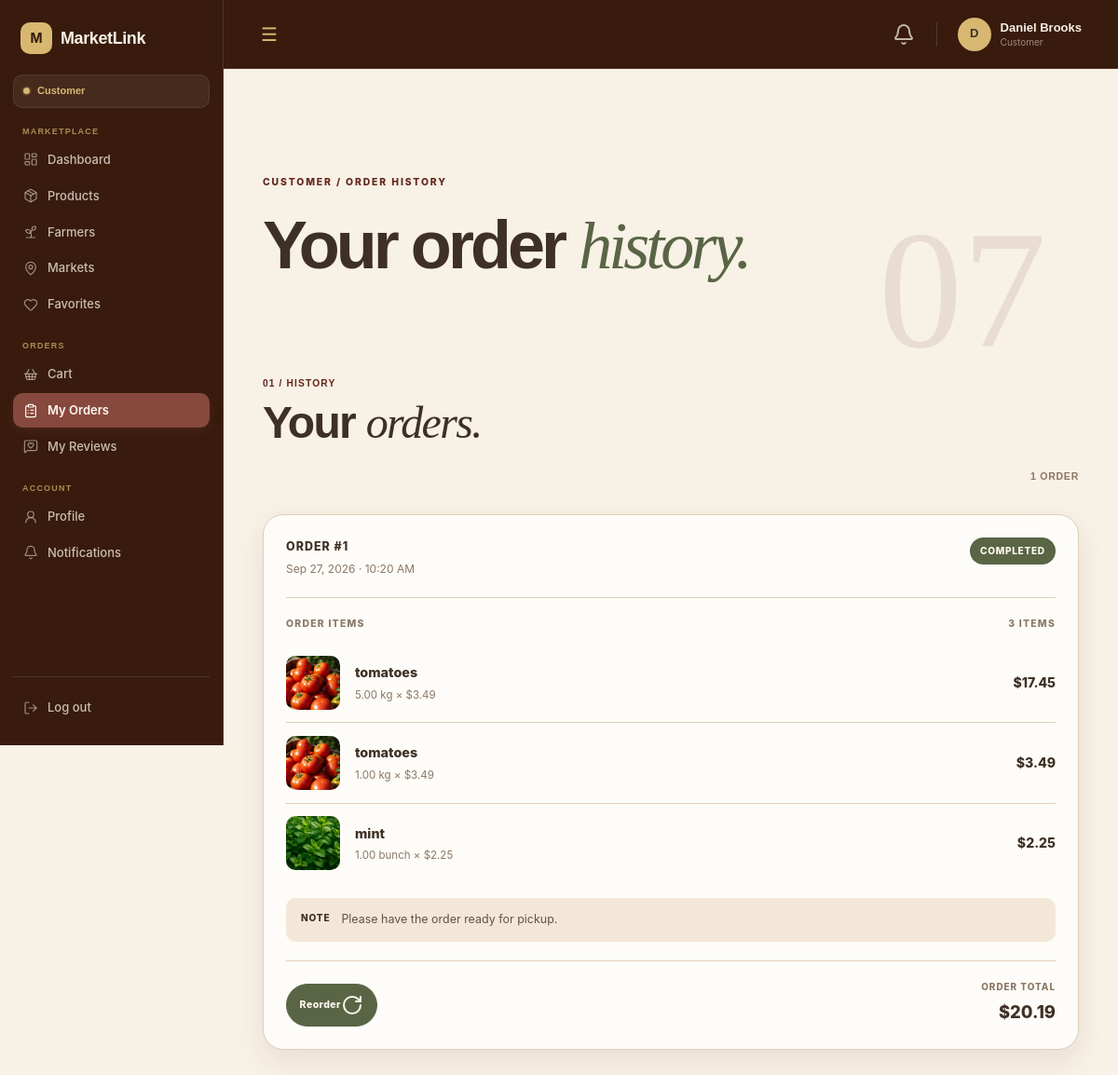
Screenshot of /customer/orders.php (signed in) with the database file from the repository.
### tables this page shows
CREATE TABLE `orders` (
  `id` int(10) UNSIGNED NOT NULL,
  `customer_id` int(10) UNSIGNED NOT NULL,
  `farmer_id` int(10) UNSIGNED NOT NULL,
  `market_id` int(10) UNSIGNED NOT NULL,
  `pickup_slot_id` int(10) UNSIGNED NOT NULL,
  `pickup_date` date DEFAULT NULL,
  `status` enum('pending','accepted','preparing','ready','completed','cancelled') NOT NULL DEFAULT 'pending',
  `subtotal` decimal(10,2) NOT NULL DEFAULT 0.00,
  `notes` text DEFAULT NULL,
  `created_at` timestamp NOT NULL DEFAULT current_timestamp(),
  `updated_at` timestamp NOT NULL DEFAULT current_timestamp() ON UPDATE current_timestamp()
);

CREATE TABLE `order_items` (
  `id` int(10) UNSIGNED NOT NULL,
  `order_id` int(10) UNSIGNED NOT NULL,
  `product_id` int(10) UNSIGNED NOT NULL,
  `quantity` decimal(10,2) NOT NULL,
  `unit_price` decimal(10,2) NOT NULL,
  `subtotal` decimal(10,2) NOT NULL
);

CREATE TABLE `products` (
  `id` int(10) UNSIGNED NOT NULL,
  `farmer_id` int(10) UNSIGNED NOT NULL,
  `category_id` int(10) UNSIGNED NOT NULL,
  `name` varchar(150) NOT NULL,
  `description` text DEFAULT NULL,
  `price` decimal(10,2) NOT NULL,
  `unit` varchar(50) NOT NULL,
  `stock_quantity` decimal(10,2) NOT NULL DEFAULT 0.00,
  `image` varchar(255) DEFAULT NULL,
  `is_available` tinyint(1) NOT NULL DEFAULT 1,
  `moderation_status` enum('pending','approved','rejected') NOT NULL DEFAULT 'approved',
  `moderation_reason` text DEFAULT NULL,
  `created_at` timestamp NOT NULL DEFAULT current_timestamp(),
  `updated_at` timestamp NOT NULL DEFAULT current_timestamp() ON UPDATE current_timestamp()
);

### includes/auth.php (called while the page is built, shortened)
<?php
function getUserId(): ?int
{
    return $_SESSION['user_id'] ?? null;
}

### customer/orders.php (the view, shortened to what this page needs)
<?php
require_once __DIR__ . '/../includes/include.php';
$customerId = getUserId();
$ordersPerPage = 5;
$currentPage = isset($_GET['page'])
    ? (int) $_GET['page']
    : 1;
$countStmt = $conn->prepare("
    SELECT COUNT(*) AS total
    FROM orders
    WHERE customer_id = ?
");
$countStmt->bind_param("i", $customerId);
$countStmt->execute();
$countResult = $countStmt->get_result();
$totalOrdersRow = $countResult->fetch_assoc();
$totalOrders = (int) $totalOrdersRow['total'];
$offset = (
    $currentPage - 1
) * $ordersPerPage;
$stmt = $conn->prepare("
    SELECT
        o.id,
        o.status,
        o.subtotal,
        o.notes,
        o.created_at,
        o.updated_at
    FROM orders o
    WHERE o.customer_id = ?
    ORDER BY o.created_at DESC
    LIMIT ? OFFSET ?
");
$stmt->bind_param(
    "iii",
    $customerId,
    $ordersPerPage,
    $offset
);
$stmt->execute();
$ordersResult = $stmt->get_result();
$orders = [];
while ($order = $ordersResult->fetch_assoc()) {
    $orders[] = $order;
}
foreach ($orders as &$order) {
    $itemStmt = $conn->prepare("
        SELECT
            oi.product_id,
            oi.quantity,
            oi.unit_price,
            oi.subtotal,
            p.name AS product_name,
            p.image AS product_image,
            p.unit AS product_unit
        FROM order_items oi
        LEFT JOIN products p
            ON oi.product_id = p.id
        WHERE oi.order_id = ?
        ORDER BY oi.id ASC
    ");
    $itemStmt->bind_param("i", $order['id']);
    $itemStmt->execute();
    $itemsResult = $itemStmt->get_result();
}
?>
<!DOCTYPE html>
<html lang="en">
<head>
    <link rel="stylesheet" href="../assets/css/base.css">
    <link rel="stylesheet" href="../assets/css/navbar.css">
    <link rel="stylesheet" href="../assets/css/sidebar.css">
    <link rel="stylesheet" href="../assets/css/customer.css">
    <link rel="stylesheet" href="../assets/css/customer_n.css">
</head>
<body>
    <?php include __DIR__ . '/../includes/navbar.php'; ?>
    <?php include __DIR__ . '/../includes/sidebar.php'; ?>
    <main class="main-content customer-orders-page">
    <section class="customer-page-hero">
            <div class="customer-page-hero-copy">
                <span class="eyebrow">
                    CUSTOMER / ORDER HISTORY
                </span>
                <h1>
                    Your order <em>history.</em>
                </h1>
            </div>
            <div class="customer-page-hero-mark">
            </div>
        </section>
    <section class="customer-orders-section">
        <div class="customer-section-heading">
            <div>
                <span class="customer-section-number">
                    01 / HISTORY
                </span>
                <h1>
                    Your <em>orders.</em>
                </h1>
            </div>
            <span class="customer-record-count">
                <?= $totalOrders ?>
                order<?= $totalOrders != 1 ? 's' : '' ?>
            </span>
        </div>
        <?php if (empty($orders) && $totalOrders === 0): ?>
            <div class="customer-orders-empty">
                <span class="customer-orders-empty-mark">
                    <i data-lucide="receipt"></i>
                </span>
                <strong>
                    No orders yet.
                </strong>
                <span>
                    You haven't placed any orders yet. Browse the marketplace
                    to find fresh produce from local farmers.
                </span>
                <a
                    href="products.php"
                    class="customer-orders-browse"
                >
                    Browse Products
                    <i data-lucide=" arrow-right"></i>
                </a>
            </div>
        <?php else: ?>
            <div class="customer-orders-list">
                <?php foreach ($orders as $order): ?>
                    <?php
                    $status = strtolower($order['status']);
                    $statusClass = 'status-' . $status;
                    ?>
                    <article class="customer-order-card">
                        <div class="customer-order-header">
                            <div class="customer-order-heading">
                                <span class="customer-order-label">
                                    ORDER #<?= (int)$order['id'] ?>
                                </span>
                                <span class="customer-order-date">
                                    <?= date(
                                        'M d, Y · h:i A',
                                        strtotime($order['created_at'])
                                    ) ?>
                                </span>
                            </div>
                            <span class="customer-order-status <?= htmlspecialchars($statusClass) ?>">
                                <?= htmlspecialchars(ucfirst($status)) ?>
                            </span>
                        </div>
                        <div class="customer-order-items-heading">
                            <span>
                                Order items
                            </span>
                            <span>
                                <?= count($order['items']) ?>
                                item<?= count($order['items']) !== 1 ? 's' : '' ?>
                            </span>
                        </div>
                        <?php if (!empty($order['items'])): ?>
                            <div class="customer-order-items">
                                <?php foreach ($order['items'] as $item): ?>
                                    <div class="customer-order-item">
                                        <?php if (!empty($item['product_image'])): ?>
                                            <img
                                                src="../uploads/products/<?= htmlspecialchars($item['product_image']) ?>"
                                                alt="<?= htmlspecialchars($item['product_name'] ?? 'Product') ?>"
                                                class="customer-order-item-image"
                                            >
                                        <?php else: ?>
                                            <div class="customer-order-item-image customer-order-item-placeholder">
                                                <i data-lucide="leaf"></i>
                                            </div>
                                        <?php endif; ?>
                                        <div class="customer-order-item-info">
                                            <strong class="customer-order-item-name">
                                                <?= htmlspecialchars(
                                                    $item['product_name'] ?? 'Product'
                                                ) ?>
                                            </strong>
                                            <span class="customer-order-item-meta">
                                                <?= number_format(
                                                    (float)$item['quantity'],
                                                    2
                                                ) ?>
                                                <?= htmlspecialchars(
                                                    $item['product_unit'] ?? ''
                                                ) ?>
                                                ×
                                                $<?= number_format(
                                                    (float)$item['unit_price'],
                                                    2
                                                ) ?>
                                            </span>
                                        </div>
                                        <span class="customer-order-item-price">
                                            $<?= number_format(
                                                (float)$item['subtotal'],
                                                2
                                            ) ?>
                                        </span>
                                    </div>
                                <?php endforeach; ?>
                            </div>
                        <?php else: ?>
                            <div class="customer-order-no-items">
                                No items found for this order.
                            </div>
                        <?php endif; ?>
                        <?php if (!empty($order['notes'])): ?>
                            <div class="customer-order-notes">
                                <span class="customer-order-notes-label">
                                    Note
                                </span>
                                <span>
                                    <?= nl2br(
                                        htmlspecialchars($order['notes'])
                                    ) ?>
                                </span>
                            </div>
                        <?php endif; ?>
                        <div class="customer-order-footer">
                            <div class="customer-order-actions">
                                <?php if ($status === 'pending'): ?>
                                    <a
                                        href="<?= BASE_URL ?>customer/update_order.php?id=<?= (int)$order['id'] ?>"
                                        class="customer-order-action customer-order-edit"
                                    >
                                        Modify Order
                                        <i data-lucide=" arrow-right"></i>
                                    </a>
                                    <form
                                        method="POST"
                                        action="cancel_order.php"
                                        class="customer-order-cancel-form"
                                        onsubmit="return confirm('Are you sure you want to cancel this order?');"
                                    >
                                        <?= csrf_field() ?>
                                        <input
                                            type="hidden"
                                            name="order_id"
                                            value="<?= (int)$order['id'] ?>"
                                        >
                                        <button
                                            type="submit"
                                            class="customer-order-action customer-order-cancel"
                                        >
                                            Cancel Order
                                        </button>
                                    </form>
                                <?php elseif ($status === 'completed'): ?>
                                    <a
                                        href="<?= BASE_URL ?>customer/reorder.php?id=<?= (int)$order['id'] ?>"
                                        class="customer-order-action customer-order-reorder"
                                    >
                                        Reorder
                                        <i data-lucide="rotate-cw"></i>
                                    </a>
                                <?php endif; ?>
                            </div>
                            <div class="customer-order-total">
                                <span>
                                    Order total
                                </span>
                                <strong>
                                    $<?= number_format(
                                        (float)$order['subtotal'],
                                        2
                                    ) ?>
                                </strong>
                            </div>
                        </div>
                    </article>
                <?php endforeach; ?>
            </div>
        <?php endif; ?>
    </section>
</main>
</body>
</html>

### rows the page displays
orders: id "1", created_at "Sep 27, 2026 · 10:20 AM", status "COMPLETED", count($order['items']) "3", notes "Please have the order ready for pickup.", subtotal "20.19"
order_items: product.name (picture), product.name "tomatoes", quantity "5.00", product.unit "kg", unit_price "3.49", subtotal "17.45"
order_items: product.name (picture), product.name "tomatoes", quantity "1.00", product.unit "kg", unit_price "3.49", subtotal "3.49"
order_items: product.name (picture), product.name "mint", quantity "1.00", product.unit "bunch", unit_price "2.25", subtotal "2.25"

### other values shown
$_SESSION['name'] "Daniel Brooks"
$_SESSION['role'] "Customer"
$totalOrders "1"
